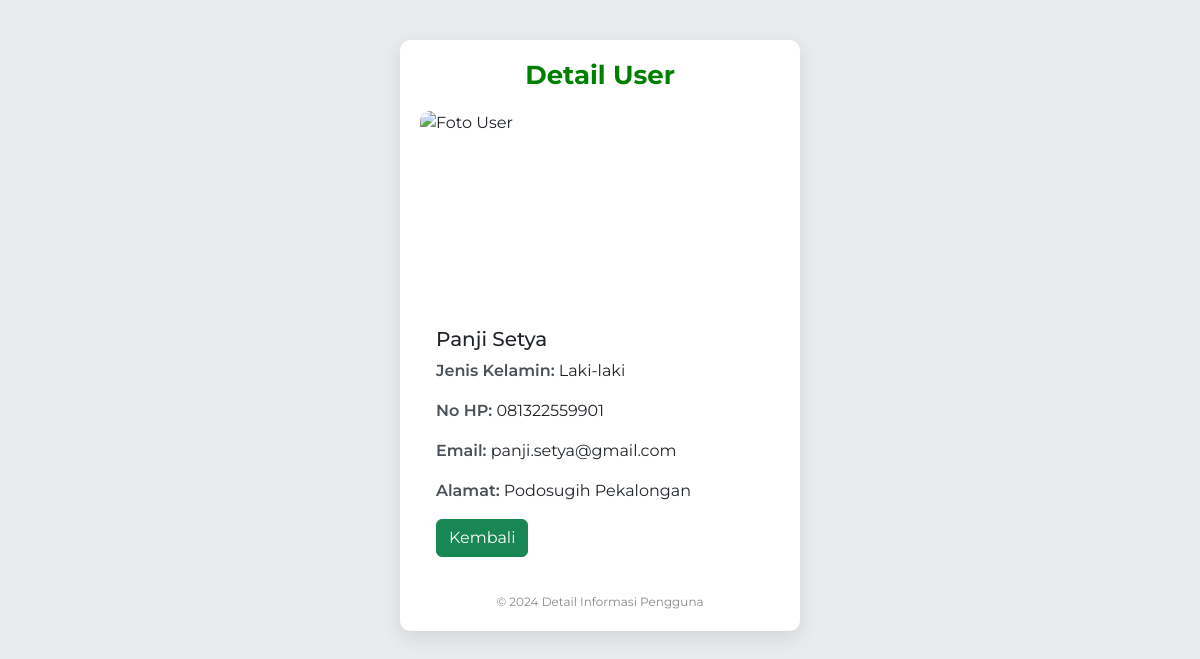
The app's page /detail.php?id=4 with its own data.
### tables this page shows
CREATE TABLE `tb_users` (
  `id` int(10) NOT NULL,
  `nama` varchar(255) NOT NULL,
  `alamat` varchar(255) NOT NULL,
  `nohp` char(13) NOT NULL,
  `foto` blob,
  `jenis_kelamin` enum('Laki-laki','Perempuan') DEFAULT NULL,
  `email` varchar(255) DEFAULT NULL
);

### detail.php (the view, shortened to what this page needs)
<?php
$servername = "localhost";
$username = "root";
$password = "";
$dbname = "db_php";
$conn = new mysqli($servername, $username, $password, $dbname);
if (isset($_GET['id'])) {
    $id = intval($_GET['id']);
    $stmt = $conn->prepare("SELECT * FROM tb_users WHERE id = ?");
    $stmt->bind_param("i", $id);
    $stmt->execute();
    $result = $stmt->get_result();
    if ($result->num_rows > 0) {
        $row = $result->fetch_assoc();
    } else {
        echo "Data tidak ditemukan.";
        exit;
    }
} else {
    echo "ID tidak ditemukan.";
    exit;
}
?>
<!doctype html>
<html lang="en">
<head>
    <link href="https://cdn.jsdelivr.net/npm/bootstrap@5.3.3/dist/css/bootstrap.min.css" rel="stylesheet">
</head>
<body>
<div class="container">
    <h1>Detail User</h1>
    <div class="card">
        <img src="detail.php?id=<?php echo $row['id']; ?>&show_image=1" class="card-img-top" alt="Foto User">
        <div class="card-body">
            <h5 class="card-title"><?php echo htmlspecialchars($row['nama']); ?></h5>
            <p class="card-text"><strong>Jenis Kelamin:</strong> <?php echo htmlspecialchars($row['jenis_kelamin']); ?></p>
            <p class="card-text"><strong>No HP:</strong> <?php echo htmlspecialchars($row['nohp']); ?></p>
            <p class="card-text"><strong>Email:</strong> <?php echo htmlspecialchars($row['email']); ?></p>
            <p class="card-text"><strong>Alamat:</strong> <?php echo htmlspecialchars($row['alamat']); ?></p>
            <a href="index.php" class="btn btn-success">Kembali</a>
        </div>
    </div>
    <div class="footer">
        &copy; <?php echo date("Y"); ?> Detail Informasi Pengguna
    </div>
</div>
</body>
</html>

### detail.php (style rules this page uses)
body { background-color: #e9ecef; font-family: 'Montserrat', sans-serif; color: #343a40; }
.container { max-width: 400px; margin: 40px auto; padding: 20px; border-radius: 10px; background-color: #ffffff; box-shadow: 0 6px 20px rgba(0, 0, 0, 0.1); }
h1 { text-align: center; margin-bottom: 20px; font-size: 26px; color: green; font-weight: 700; }
.card { border: none; border-radius: 10px; margin-bottom: 20px; }
.card-img-top { height: 200px; object-fit: cover; border-top-left-radius: 10px; border-top-right-radius: 10px; }
.card-body { padding: 1rem; }
.card-text strong { color: #495057; font-weight: 600; }
.footer { text-align: center; margin-top: 20px; color: #888; font-size: 12px; }

### records on screen
tb_users: nama "Panji Setya", jenis_kelamin "Laki-laki", nohp "081322559901", email "panji.setya@gmail.com", alamat "Podosugih Pekalongan"
